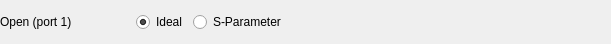
<?xml version="1.0" encoding="UTF-8"?>
<ui version="4.0">
 <class>CalKitSettingsWidget</class>
 <widget class="QWidget" name="CalKitSettingsWidget">
  <property name="geometry">
   <rect>
    <x>0</x>
    <y>0</y>
    <width>611</width>
    <height>44</height>
   </rect>
  </property>
  <property name="sizePolicy">
   <sizepolicy hsizetype="Preferred" vsizetype="Fixed">
    <horstretch>0</horstretch>
    <verstretch>0</verstretch>
   </sizepolicy>
  </property>
  <property name="windowTitle">
   <string>Form</string>
  </property>
  <layout class="QHBoxLayout" name="horizontalLayout">
   <property name="leftMargin">
    <number>0</number>
   </property>
   <property name="topMargin">
    <number>0</number>
   </property>
   <property name="rightMargin">
    <number>0</number>
   </property>
   <property name="bottomMargin">
    <number>0</number>
   </property>
   <item>
    <widget class="QLabel" name="l_desc">
     <property name="sizePolicy">
      <sizepolicy hsizetype="Fixed" vsizetype="Preferred">
       <horstretch>0</horstretch>
       <verstretch>0</verstretch>
      </sizepolicy>
     </property>
     <property name="minimumSize">
      <size>
       <width>130</width>
       <height>0</height>
      </size>
     </property>
     <property name="text">
      <string>Open (port 1)</string>
     </property>
     <property name="margin">
      <number>5</number>
     </property>
    </widget>
   </item>
   <item>
    <widget class="QRadioButton" name="r_ideal">
     <property name="sizePolicy">
      <sizepolicy hsizetype="Fixed" vsizetype="Fixed">
       <horstretch>0</horstretch>
       <verstretch>0</verstretch>
      </sizepolicy>
     </property>
     <property name="text">
      <string>Ideal</string>
     </property>
     <property name="checked">
      <bool>true</bool>
     </property>
    </widget>
   </item>
   <item>
    <widget class="QRadioButton" name="r_s_param">
     <property name="sizePolicy">
      <sizepolicy hsizetype="Fixed" vsizetype="Fixed">
       <horstretch>0</horstretch>
       <verstretch>0</verstretch>
      </sizepolicy>
     </property>
     <property name="text">
      <string>S-Parameter</string>
     </property>
    </widget>
   </item>
   <item>
    <widget class="QLabel" name="l_status">
     <property name="text">
      <string/>
     </property>
    </widget>
   </item>
  </layout>
 </widget>
 <resources/>
 <connections/>
</ui>
